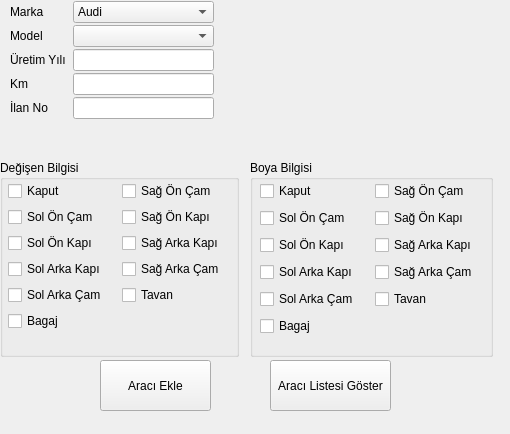
<?xml version="1.0" encoding="UTF-8"?>
<ui version="4.0">
 <class>CarRegistration_Widget</class>
 <widget class="QWidget" name="CarRegistration_Widget">
  <property name="geometry">
   <rect>
    <x>0</x>
    <y>0</y>
    <width>510</width>
    <height>434</height>
   </rect>
  </property>
  <property name="windowTitle">
   <string>Araç Kayıt</string>
  </property>
  <widget class="QWidget" name="gridLayoutWidget">
   <property name="geometry">
    <rect>
     <x>10</x>
     <y>0</y>
     <width>204</width>
     <height>122</height>
    </rect>
   </property>
   <layout class="QGridLayout" name="gridLayout">
    <property name="horizontalSpacing">
     <number>7</number>
    </property>
    <property name="verticalSpacing">
     <number>1</number>
    </property>
    <item row="0" column="1">
     <widget class="QComboBox" name="mark_ComboBox">
      <property name="enabled">
       <bool>true</bool>
      </property>
      <property name="maxVisibleItems">
       <number>5</number>
      </property>
      <item>
       <property name="text">
        <string>Audi</string>
       </property>
      </item>
      <item>
       <property name="text">
        <string>Bmw</string>
       </property>
      </item>
      <item>
       <property name="text">
        <string>Mercedes Benz</string>
       </property>
      </item>
      <item>
       <property name="text">
        <string>Volkswagen</string>
       </property>
      </item>
     </widget>
    </item>
    <item row="3" column="1">
     <widget class="QLineEdit" name="year_LineEdit"/>
    </item>
    <item row="3" column="0">
     <widget class="QLabel" name="year_Text">
      <property name="text">
       <string>Üretim Yılı</string>
      </property>
     </widget>
    </item>
    <item row="2" column="0">
     <widget class="QLabel" name="model_Text">
      <property name="text">
       <string>Model</string>
      </property>
     </widget>
    </item>
    <item row="4" column="0">
     <widget class="QLabel" name="km_Text">
      <property name="text">
       <string>Km</string>
      </property>
     </widget>
    </item>
    <item row="4" column="1">
     <widget class="QLineEdit" name="km_LineEdit"/>
    </item>
    <item row="2" column="1">
     <widget class="QComboBox" name="model_ComboBox"/>
    </item>
    <item row="0" column="0">
     <widget class="QLabel" name="mark_Text">
      <property name="text">
       <string>Marka</string>
      </property>
     </widget>
    </item>
    <item row="5" column="0">
     <widget class="QLabel" name="CarNo_Text">
      <property name="text">
       <string>İlan No</string>
      </property>
     </widget>
    </item>
    <item row="5" column="1">
     <widget class="QLineEdit" name="CarNo_Line"/>
    </item>
   </layout>
  </widget>
  <widget class="QGroupBox" name="paintedInfo_GroupBox">
   <property name="geometry">
    <rect>
     <x>250</x>
     <y>160</y>
     <width>243</width>
     <height>197</height>
    </rect>
   </property>
   <property name="title">
    <string>Boya Bilgisi</string>
   </property>
   <widget class="QWidget" name="layoutWidget">
    <property name="geometry">
     <rect>
      <x>10</x>
      <y>20</y>
      <width>223</width>
      <height>157</height>
     </rect>
    </property>
    <layout class="QGridLayout" name="gridLayout_2">
     <item row="0" column="0">
      <widget class="QCheckBox" name="hoodP_CheckBox_2">
       <property name="text">
        <string>Kaput</string>
       </property>
      </widget>
     </item>
     <item row="0" column="1">
      <widget class="QCheckBox" name="rightFrontFenderP_CheckBox_2">
       <property name="text">
        <string>Sağ Ön Çam</string>
       </property>
      </widget>
     </item>
     <item row="1" column="0">
      <widget class="QCheckBox" name="leftFrontFenderP_CheckBox_2">
       <property name="text">
        <string>Sol Ön Çam</string>
       </property>
      </widget>
     </item>
     <item row="1" column="1">
      <widget class="QCheckBox" name="rightFrontDoorP_CheckBox_2">
       <property name="text">
        <string>Sağ Ön Kapı</string>
       </property>
      </widget>
     </item>
     <item row="2" column="0">
      <widget class="QCheckBox" name="leftFrontDoorP_CheckBox_2">
       <property name="text">
        <string>Sol Ön Kapı</string>
       </property>
      </widget>
     </item>
     <item row="2" column="1">
      <widget class="QCheckBox" name="rightRearDoorP_CheckBox_2">
       <property name="text">
        <string>Sağ Arka Kapı</string>
       </property>
      </widget>
     </item>
     <item row="3" column="0">
      <widget class="QCheckBox" name="leftRearDoorP_CheckBox_2">
       <property name="text">
        <string>Sol Arka Kapı</string>
       </property>
      </widget>
     </item>
     <item row="3" column="1">
      <widget class="QCheckBox" name="rightRearFenderP_CheckBox_2">
       <property name="text">
        <string>Sağ Arka Çam</string>
       </property>
      </widget>
     </item>
     <item row="4" column="0">
      <widget class="QCheckBox" name="leftRearFenderP_CheckBox_2">
       <property name="text">
        <string>Sol Arka Çam</string>
       </property>
      </widget>
     </item>
     <item row="4" column="1">
      <widget class="QCheckBox" name="roofP_CheckBox_2">
       <property name="text">
        <string>Tavan</string>
       </property>
      </widget>
     </item>
     <item row="5" column="0">
      <widget class="QCheckBox" name="rearHoodP_CheckBox_2">
       <property name="text">
        <string>Bagaj</string>
       </property>
      </widget>
     </item>
    </layout>
   </widget>
  </widget>
  <widget class="QPushButton" name="addCar_Button">
   <property name="geometry">
    <rect>
     <x>100</x>
     <y>360</y>
     <width>111</width>
     <height>51</height>
    </rect>
   </property>
   <property name="text">
    <string>Aracı Ekle</string>
   </property>
  </widget>
  <widget class="QGroupBox" name="ChagedInfo_GroupBox">
   <property name="geometry">
    <rect>
     <x>0</x>
     <y>160</y>
     <width>239</width>
     <height>197</height>
    </rect>
   </property>
   <property name="title">
    <string>Değişen Bilgisi</string>
   </property>
   <widget class="QWidget" name="layoutWidget_2">
    <property name="geometry">
     <rect>
      <x>8</x>
      <y>20</y>
      <width>223</width>
      <height>157</height>
     </rect>
    </property>
    <layout class="QGridLayout" name="gridLayout_4">
     <property name="spacing">
      <number>5</number>
     </property>
     <item row="0" column="0">
      <widget class="QCheckBox" name="hood_CheckBox_2">
       <property name="text">
        <string>Kaput</string>
       </property>
      </widget>
     </item>
     <item row="0" column="1">
      <widget class="QCheckBox" name="rightFrontFender_CheckBox_2">
       <property name="text">
        <string>Sağ Ön Çam</string>
       </property>
      </widget>
     </item>
     <item row="5" column="0">
      <widget class="QCheckBox" name="rearHood_CheckBox_2">
       <property name="text">
        <string>Bagaj</string>
       </property>
      </widget>
     </item>
     <item row="3" column="1">
      <widget class="QCheckBox" name="rightRearFender_CheckBox_2">
       <property name="text">
        <string>Sağ Arka Çam</string>
       </property>
      </widget>
     </item>
     <item row="4" column="0">
      <widget class="QCheckBox" name="leftRearFender_CheckBox_2">
       <property name="text">
        <string>Sol Arka Çam</string>
       </property>
      </widget>
     </item>
     <item row="2" column="1">
      <widget class="QCheckBox" name="rightRearDoor_CheckBox_2">
       <property name="text">
        <string>Sağ Arka Kapı</string>
       </property>
      </widget>
     </item>
     <item row="2" column="0">
      <widget class="QCheckBox" name="leftFrontDoor_CheckBox_2">
       <property name="text">
        <string>Sol Ön Kapı</string>
       </property>
      </widget>
     </item>
     <item row="1" column="0">
      <widget class="QCheckBox" name="leftFrontFender_CheckBox_2">
       <property name="text">
        <string>Sol Ön Çam</string>
       </property>
      </widget>
     </item>
     <item row="4" column="1">
      <widget class="QCheckBox" name="roof_CheckBox_2">
       <property name="text">
        <string>Tavan</string>
       </property>
      </widget>
     </item>
     <item row="3" column="0">
      <widget class="QCheckBox" name="leftRearDoor_CheckBox_2">
       <property name="text">
        <string>Sol Arka Kapı</string>
       </property>
      </widget>
     </item>
     <item row="1" column="1">
      <widget class="QCheckBox" name="rightFrontDoor_CheckBox_2">
       <property name="text">
        <string>Sağ Ön Kapı</string>
       </property>
      </widget>
     </item>
    </layout>
   </widget>
  </widget>
  <widget class="QPushButton" name="showCar_Button">
   <property name="geometry">
    <rect>
     <x>270</x>
     <y>360</y>
     <width>121</width>
     <height>51</height>
    </rect>
   </property>
   <property name="text">
    <string>Aracı Listesi Göster</string>
   </property>
  </widget>
 </widget>
 <resources/>
 <connections/>
</ui>
